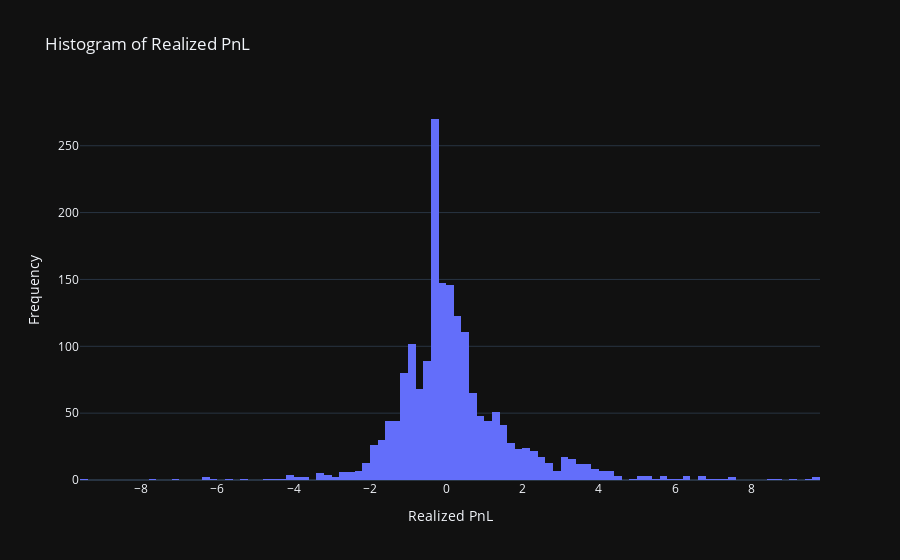

Notebook code cell kept with this figure:
### Code cell
filtered_pnl = realized_pnl[realized_pnl != 0]

# Create the histogram
fig = px.histogram(filtered_pnl, x=filtered_pnl, nbins=100, title='Histogram of Realized PnL')

# Update the labels
fig.update_layout(
    xaxis_title='Realized PnL',
    yaxis_title='Frequency'
)

# Show the plot
fig.show()

### Figure 1 — Plotly figure (JSON) as saved in the notebook; plotly's stock layout.template omitted (floating-point values rounded to 4 significant figures; data arrays with more than 128 entries replaced by an {"elided": "..."} marker saying what was removed)
{"data": [{"alignmentgroup": "True", "bingroup": "x", "hovertemplate": "x=%{x}<br>count=%{y}<extra></extra>", "legendgroup": "", "marker": {"color": "#636efa", "pattern": {"shape": ""}}, "name": "", "nbinsx": 100, "offsetgroup": "", "orientation": "v", "showlegend": false, "x": {"elided": "1837 float values"}, "xaxis": "x", "yaxis": "y", "type": "histogram"}], "layout": {"xaxis": {"anchor": "y", "domain": [0.0, 1.0], "title": {"text": "Realized PnL"}}, "yaxis": {"anchor": "x", "domain": [0.0, 1.0], "title": {"text": "Frequency"}}, "legend": {"tracegroupgap": 0}, "title": {"text": "Histogram of Realized PnL"}, "barmode": "relative"}}
